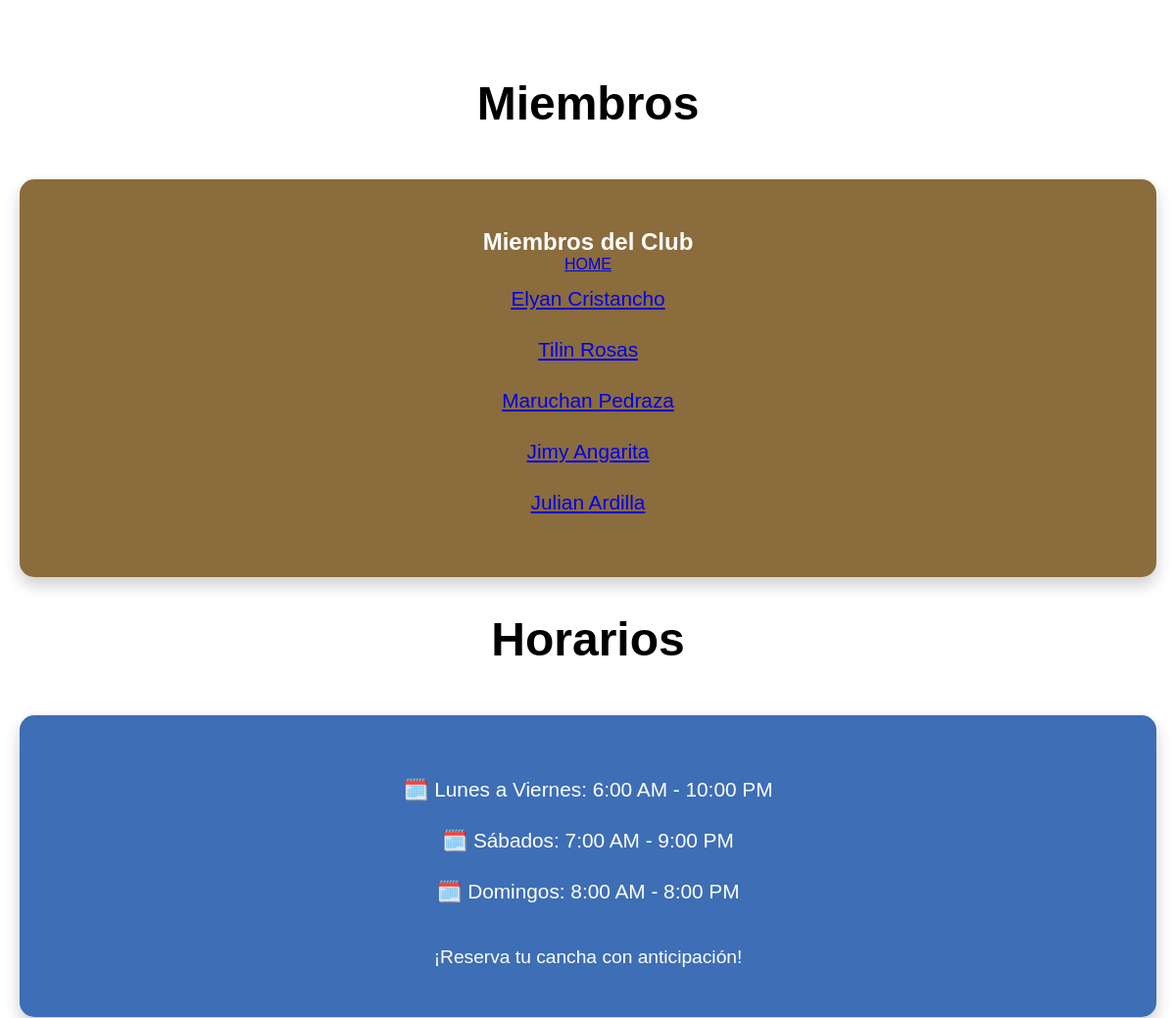
/members/ (middle part), run on an earlier commit of the app's database.
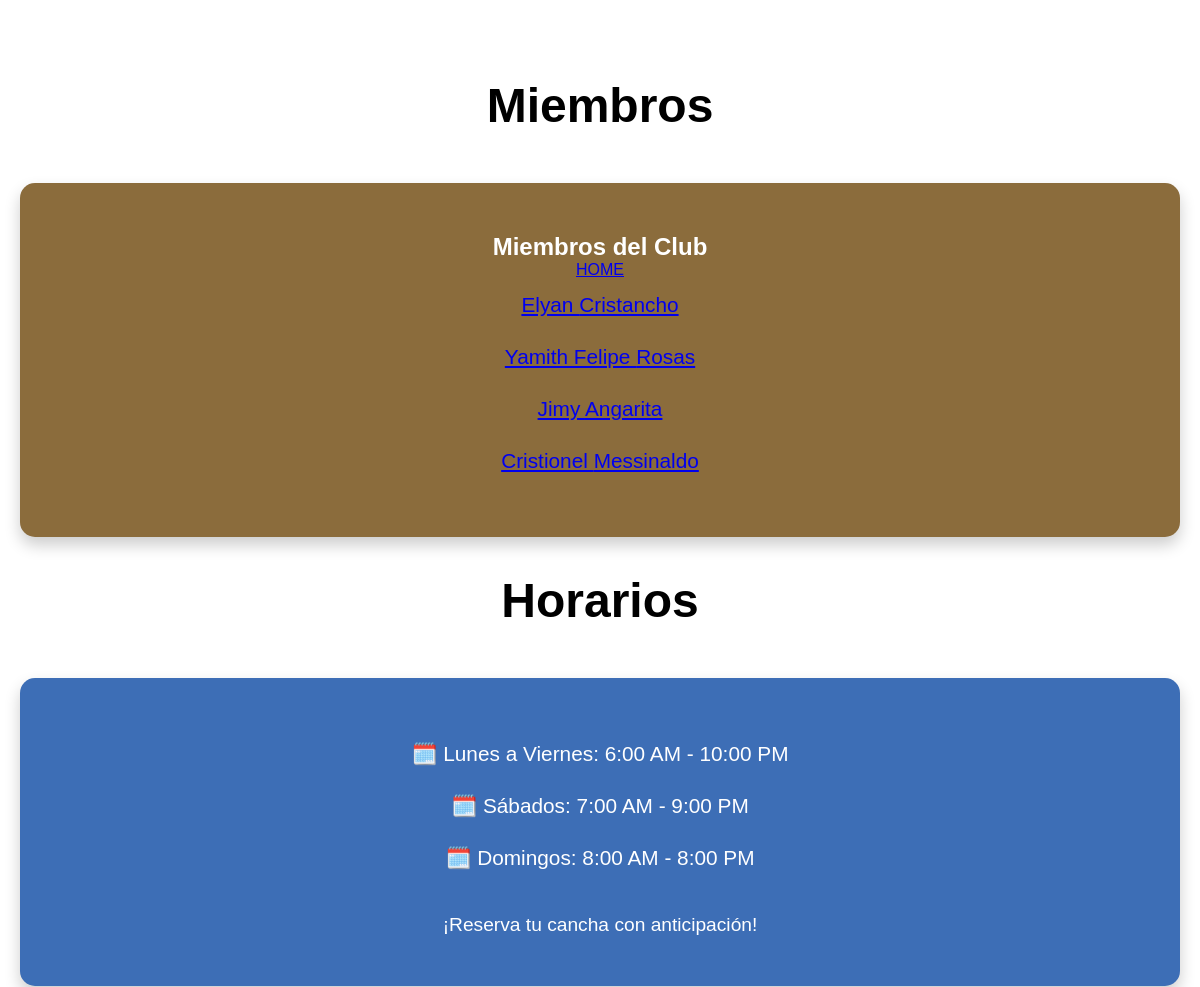
And on a later commit of the database.
### members/models.py (models this page shows, shortened)
class Member(models.Model):
  firstname = models.CharField(max_length=255)
  lastname = models.CharField(max_length=255)
  phone = models.IntegerField(null=True)
  joined_date = models.DateField(null=True)
  favorite_game = models.CharField(null=True)
  playing_hours = models.IntegerField(null=True)
  game_gender = models.CharField(null=True)

### members/views.py (the view)
# urls.py: path('members/', views.members, name='members'),
def members(request):
  mymembers = Member.objects.all().values()
  template = loader.get_template('all_members.html')
  context = {
    'mymembers': mymembers,
  }
  return HttpResponse(template.render(context, request))

### members/templates/all_members.html (shortened to what this page needs)
{% extends "master.html" %}
{% block content %}
  <p><a href="/">HOME</a></p>
  <ul>
    {% for x in mymembers %}
      <li><a href="details/{{ x.id }}">{{ x.firstname }} {{ x.lastname }}</a></li>
    {% endfor %}
  </ul>
{% endblock %}

What changed in the data, as far as the page shows it:
removed Member: firstname "Maruchan", lastname "Pedraza"
removed Member: firstname "Julian", lastname "Ardilla"
changed Member "Rosas": firstname "Tilin" → "Yamith Felipe"
added Member: firstname "Cristionel", lastname "Messinaldo"
